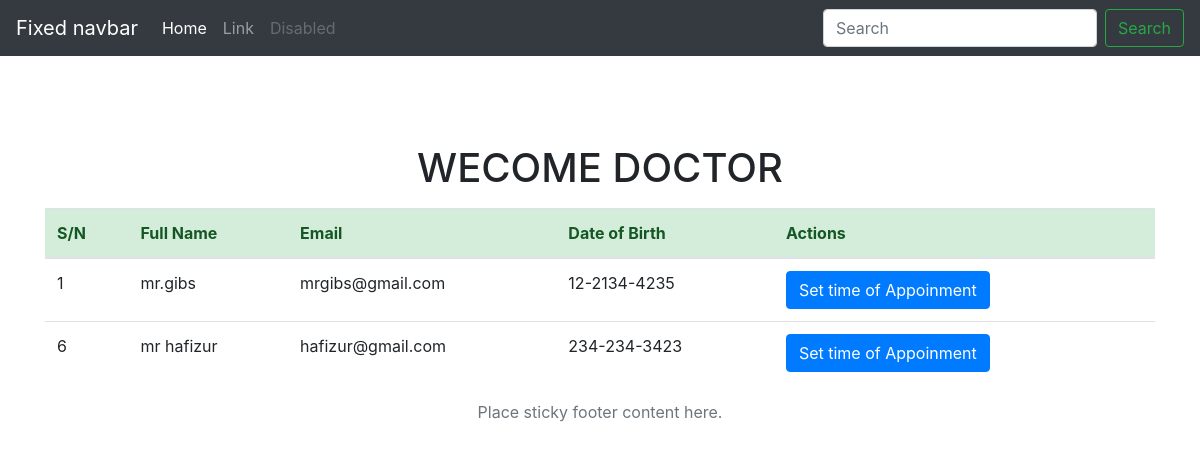
The app's page /pathology.php with its own data.
### tables this page shows
CREATE TABLE `patient` (
  `id` int(11) NOT NULL,
  `name` varchar(100) NOT NULL,
  `email` varchar(100) NOT NULL,
  `phone` varchar(100) NOT NULL,
  `gender` varchar(12) NOT NULL,
  `catagory` varchar(100) NOT NULL,
  `date` varchar(100) NOT NULL,
  `comment` varchar(100) NOT NULL,
  `meeting_date` varchar(60) NOT NULL,
  `meeting_time` varchar(60) NOT NULL
);

### pathology.php (the view, shortened to what this page needs)
<?php
 require_once('database.php');
?>
<!doctype html>
<html lang="en">
  <head>
    <link rel="stylesheet" href="https://stackpath.bootstrapcdn.com/bootstrap/4.1.2/css/bootstrap.min.css">
  </head>
  <body>
    <header>
      <nav class="navbar navbar-expand-md navbar-dark fixed-top bg-dark">
        <a class="navbar-brand" href="#">Fixed navbar</a>
        <div class="collapse navbar-collapse" id="navbarCollapse">
          <ul class="navbar-nav mr-auto">
            <li class="nav-item active">
              <a class="nav-link" href="#">Home <span class="sr-only">(current)</span></a>
            </li>
            <li class="nav-item">
              <a class="nav-link" href="#">Link</a>
            </li>
            <li class="nav-item">
              <a class="nav-link disabled" href="#">Disabled</a>
            </li>
          </ul>
          <form class="form-inline mt-2 mt-md-0">
            <input class="form-control mr-sm-2" type="text" placeholder="Search" aria-label="Search">
            <button class="btn btn-outline-success my-2 my-sm-0" type="submit">Search</button>
          </form>
        </div>
      </nav>
    </header>
    <center>
    <br />
    <br />
    <br />
    <br />
    <main role="main" class="container">
      <h1 class="mt-5">WECOME DOCTOR <?php echo $_SESSION['doctorname'];  ?></h1>
      <p class="lead">
            <div class="my-table">
<table class="table">
  <thead >
    <tr class="alert-success">
      <th scope="col">S/N</th>
      <th scope="col">Full Name</th>
      <th scope="col">Email</th>
      <th scope="col">Date of Birth</th>
      <th scope="col">Actions</th>
    </tr>
  </thead>
  <tbody>
    <?php
$read_quary = mysqli_query($conn,"SELECT * FROM patient WHERE catagory='Pathology';");
while ($rows = mysqli_fetch_assoc($read_quary)) {
?>
<tr>
  <td><?php echo $rows['id'] ?></td>
  <td><?php echo $rows['name']?></td>
  <td><?php echo $rows['email'] ?></td>
  <td><?php echo $rows['phone'] ?></td>
  <td>
    <a href="update.php?update=<?php echo $rows['id'];?>" class="btn btn-primary">Set time of Appoinment</a>
  </td>
</tr>
<?php } ?>
  </tbody>
</table>
</div>
      </p>
    </main>
    <footer class="footer">
      <div class="container">
        <span class="text-muted">Place sticky footer content here.</span>
      </div>
    </footer>
    </center>
  </body>
</html>

### records on screen
patient: id "1", name "mr.gibs", email "mrgibs@gmail.com", phone "12-2134-4235"
patient: id "6", name "mr hafizur", email "hafizur@gmail.com", phone "234-234-3423"
